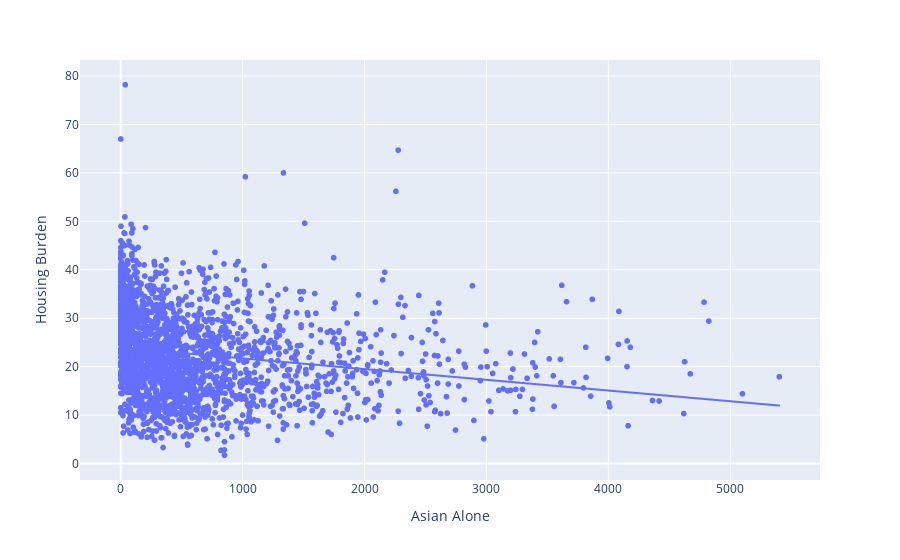

Notebook code for this chart:
### Code cell
fig = px.scatter(race_burden_df, x="Asian Alone", y="Housing Burden", trendline="ols")
fig.show()

### Figure 1 — Plotly figure (JSON) as saved in the notebook; plotly's stock layout.template omitted (floating-point values rounded to 4 significant figures; data arrays with more than 128 entries replaced by an {"elided": "..."} marker saying what was removed)
{"data": [{"hovertemplate": "Asian Alone=%{x}<br>Housing Burden=%{y}<extra></extra>", "legendgroup": "", "marker": {"color": "#636efa", "symbol": "circle"}, "mode": "markers", "name": "", "showlegend": false, "type": "scattergl", "x": {"elided": "2342 int values"}, "xaxis": "x", "y": {"elided": "2342 float values"}, "yaxis": "y"}, {"hovertemplate": "<b>OLS trendline</b><br>Housing Burden = -0.00221286 * Asian Alone + 23.9175<br>R<sup>2</sup>=0.036648<br><br>Asian Alone=%{x}<br>Housing Burden=%{y} <b>(trend)</b><extra></extra>", "legendgroup": "", "marker": {"color": "#636efa", "symbol": "circle"}, "mode": "lines", "name": "", "showlegend": false, "type": "scattergl", "x": {"elided": "2282 int values"}, "xaxis": "x", "y": {"elided": "2282 float values"}, "yaxis": "y"}], "layout": {"autosize": true, "legend": {"tracegroupgap": 0}, "margin": {"t": 60}, "xaxis": {"anchor": "y", "autorange": true, "domain": [0, 1], "range": [-320.4, 5722.0], "title": {"text": "Asian Alone"}, "type": "linear"}, "yaxis": {"anchor": "x", "autorange": true, "domain": [0, 1], "range": [-4.223, 84.12], "title": {"text": "Housing Burden"}, "type": "linear"}}}
